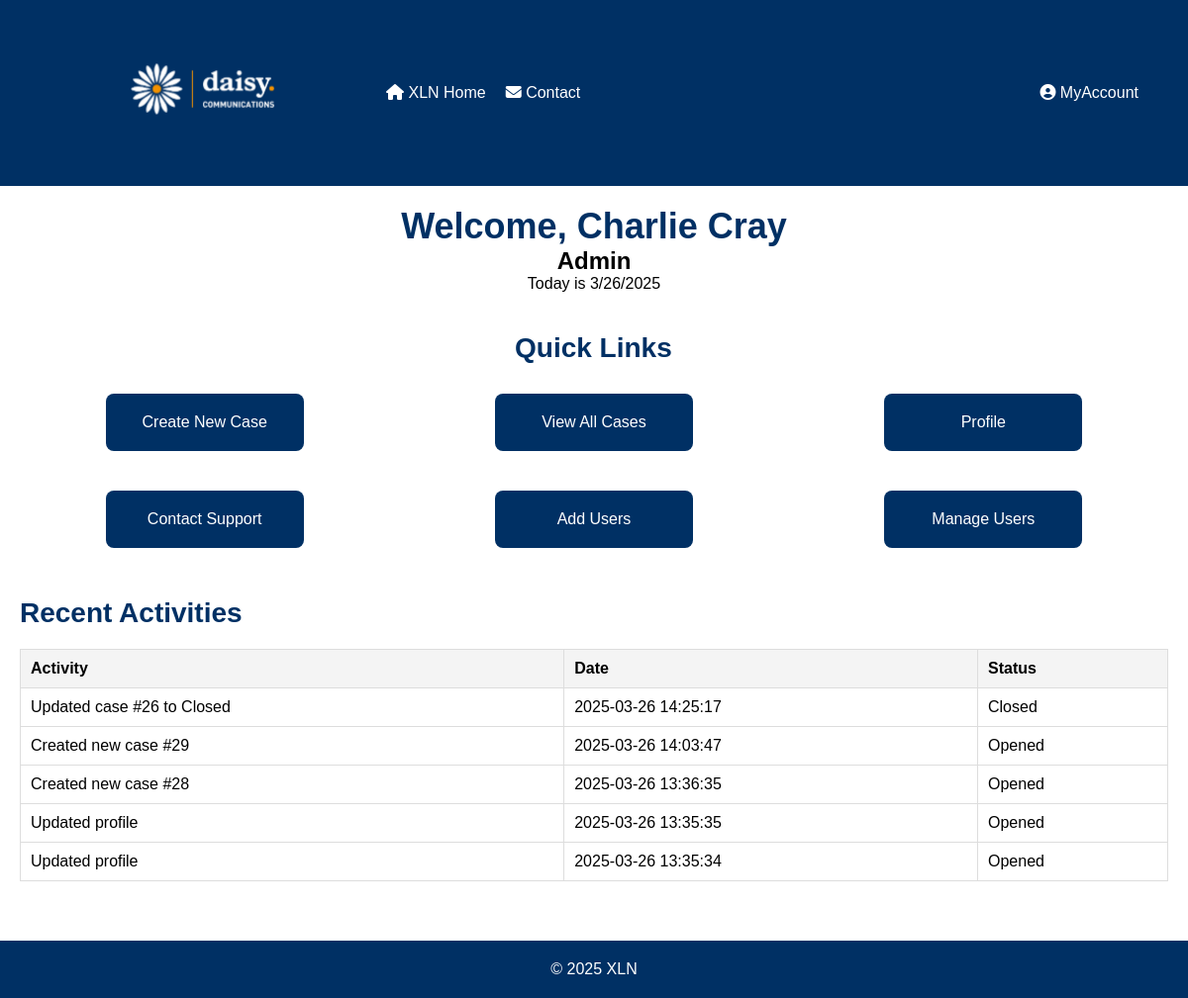
Before: /php/Homepage.php (signed in) with the older database file.
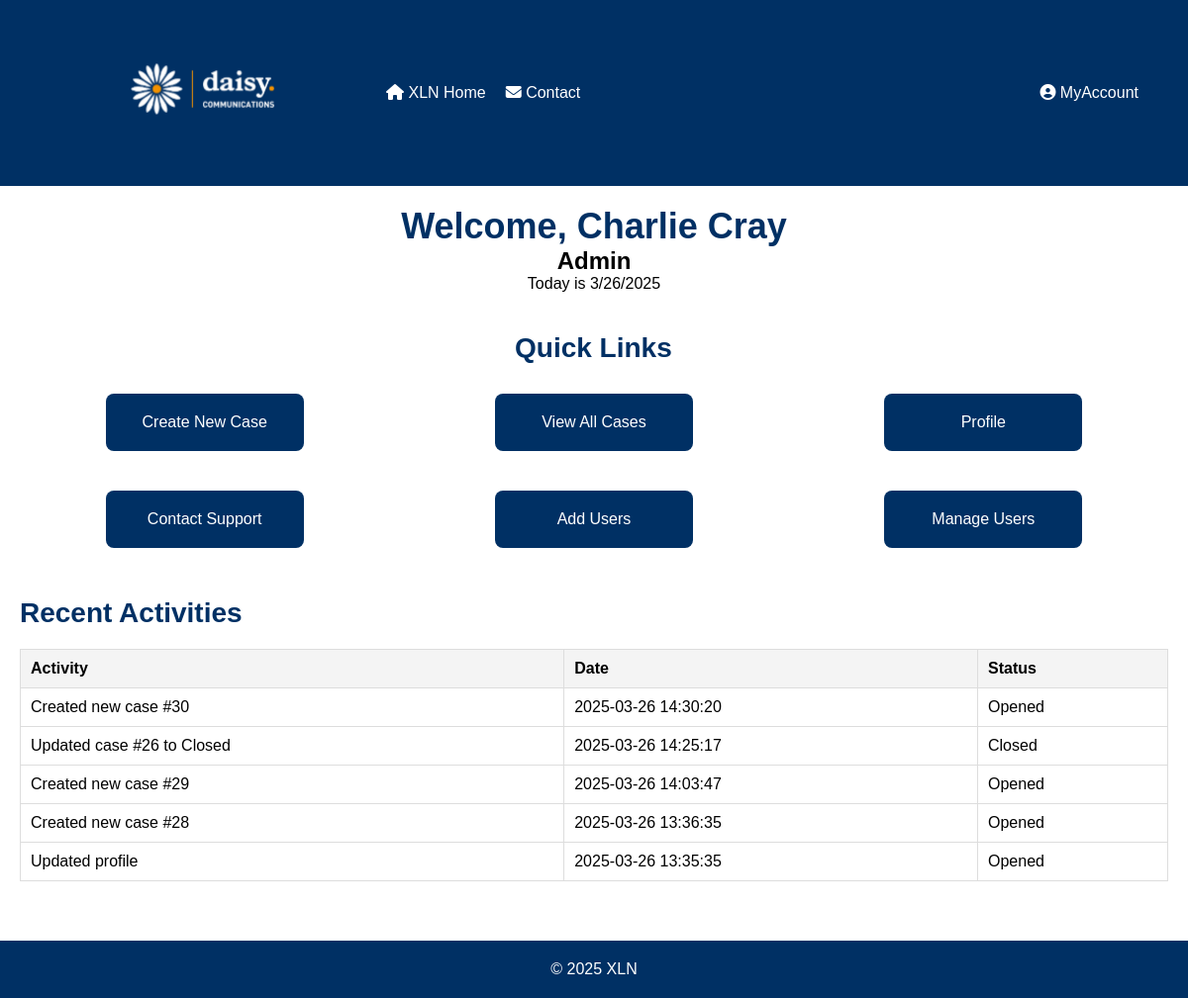
After: the same page with the newer database file.
### tables this page shows
CREATE TABLE activities (
    id INTEGER PRIMARY KEY AUTOINCREMENT,
    userID INTEGER,
    activity TEXT,
    date TEXT,
    status TEXT,
    FOREIGN KEY (userID) REFERENCES users(userID)
);

### php/Homepage.php (the view, shortened to what this page needs)
<?php
$db = connectToDatabase();
$userID = $_SESSION['userID'];
$stmt = $db->prepare("SELECT fName, mName, lName, email, jobID
                      FROM users
                      WHERE userID = :userID");
$stmt->bindValue(':userID', $userID, SQLITE3_INTEGER);
$result = $stmt->execute();
$userData = $result->fetchArray(SQLITE3_ASSOC);
$activitiesStmt = $db->prepare("SELECT activity, date, status
                                FROM activities
                                WHERE userID = :userID
                                ORDER BY date DESC
                                LIMIT 5");
$activitiesStmt->bindValue(':userID', $userID, SQLITE3_INTEGER);
$activitiesResult = $activitiesStmt->execute();
$recentActivities = [];
while ($row = $activitiesResult->fetchArray(SQLITE3_ASSOC)) {
    $recentActivities[] = $row;
}
?>
<!DOCTYPE html>
<html lang="en">
<head>
    <link rel="stylesheet" href="../css/Homepage.css">
    <link
    rel="stylesheet"
    href="https://cdnjs.cloudflare.com/ajax/libs/font-awesome/6.2.1/css/all.min.css"
  />
</head>
<body>
    <header>
        <a href="Homepage.php"><img class="logo" src="../xlnLogo.png" alt="XLN Logo"></a>
        <nav>
            <ul class="left-menu">
                <li><a href="Homepage.php"><i class="fa-solid fa-house"></i> XLN Home</a></li>
                <li><a href="../html/Contact.html"><i class="fa-solid fa-envelope"></i> Contact</a></li>
            </ul>
            <ul class="right-menu">
                <li class="dropdown">
                    <a href="javascript:void(0)" class="dropbtn"><i class="fa-solid fa-circle-user"></i> MyAccount</a>
                </li>
            </ul>
        </nav>
    </header>
    <main>
        <section class="welcome-section">
            <h1>Welcome, <?php echo htmlspecialchars($userData['fName'] . ' ' . ($userData['mName'] ?: '') . ' ' . $userData['lName']); ?></h1>
            <h2><?php echo htmlspecialchars($userData['jobID'] == 1) ? "Case Handler" : "Admin"; ?> </h2>
            <p>Today is <span id="currentDate"></span></p>
        </section>
        <section class="quick-links">
            <h2>Quick Links</h2>
            <div class="links-container <?php echo ($_SESSION['jobID'] == 2) ? 'admin' : 'case-handler'; ?>">
                <a href="../php/CaseCreation.php" class="link-box">Create New Case</a>
                <a href="../php/ViewAllCases.php" class="link-box">View All Cases</a>
                <a href="ProfilePage.php" class="link-box">Profile</a>
                <a href="../html/Contact.html" class="link-box">Contact Support</a>
                <?php if ($_SESSION['jobID'] == 2) { ?>
                    <a href="UserCreation.php" class="link-box">Add Users</a>
                    <a href="UserManagement.php" class="link-box">Manage Users</a>
                <?php } ?>
            </div>
        </section>
        <section class="recent-activities">
            <h2>Recent Activities</h2>
            <table>
                <thead>
                    <tr>
                        <th>Activity</th>
                        <th>Date</th>
                        <th>Status</th>
                    </tr>
                </thead>
                <tbody>
                    <?php if (empty($recentActivities)): ?>
                        <tr>
                            <td colspan="3">No recent activities found.</td>
                        </tr>
                    <?php else: ?>
                        <?php foreach ($recentActivities as $activity): ?>
                            <tr>
                                <td><?php echo htmlspecialchars($activity['activity']); ?></td>
                                <td><?php echo htmlspecialchars($activity['date']); ?></td>
                                <td><?php echo htmlspecialchars($activity['status']); ?></td>
                            </tr>
                        <?php endforeach; ?>
                    <?php endif; ?>
                </tbody>
            </table>
        </section>
    </main>
    <footer>
        <p>&copy; <span id="year"></span> XLN</p>
    </footer>
</body>
</html>

Changed rows visible on the page:
no longer on this page (row unchanged): activities: activity "Updated profile", date "2025-03-26 13:35:34", status "Opened"
added activities: activity "Created new case #30", date "2025-03-26 14:30:20", status "Opened"
